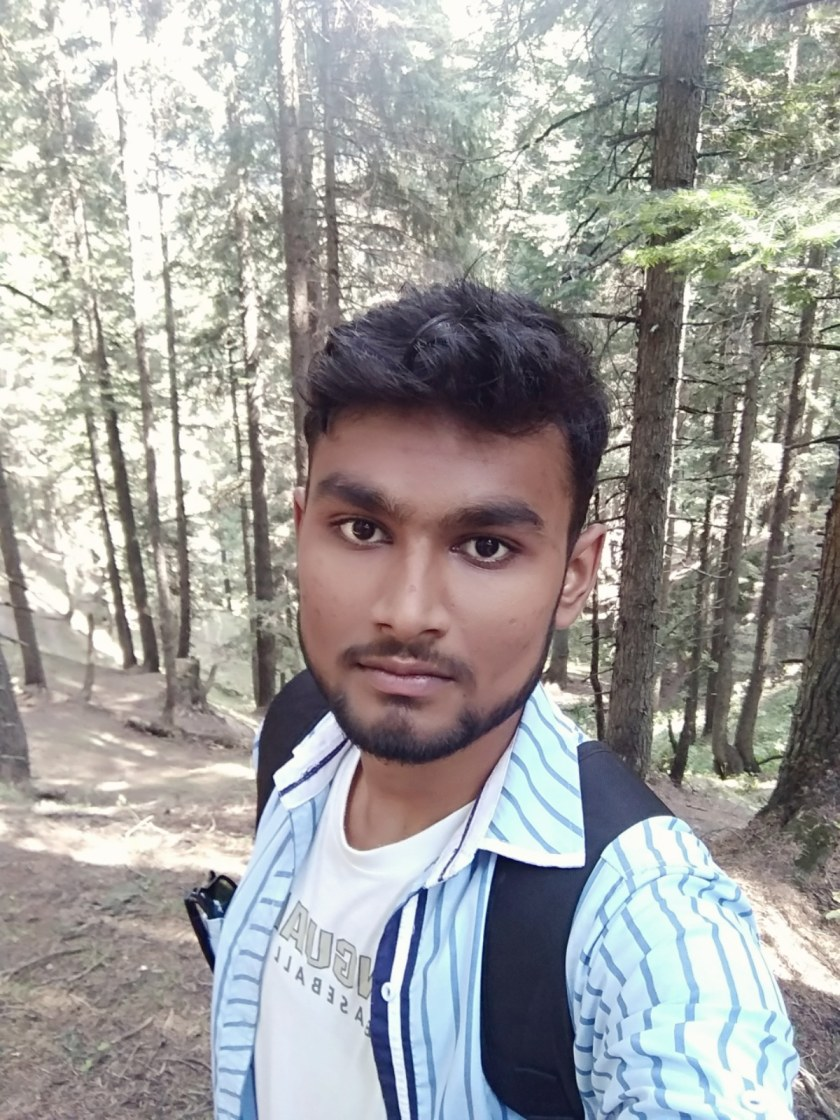
#> input picture Colab-ISR/original/saurabh.bmp, 840 x 1120 px
$ jupyter execute --allow-errors ISR.ipynb   (shell and % lines are left out)   (older library calls are emulated)
#> lines starting #> are read from the running program, lines starting #| are printed output that depends on the picture
[cell 1]
import sys
import numpy
import matplotlib
import keras
import skimage
import cv2
from keras.models import Sequential
from keras.layers import Conv2D
from keras.optimizers import Adam
from skimage.measure import compare_ssim as ssim
from matplotlib import pyplot as plt
import cv2
import numpy as np
import math
import os
print('Python: {}'.format(sys.version))
print('NumPy: {}'.format(numpy.__version__))
print('Matplotlib: {}'.format(matplotlib.__version__))
print('Scikit-Image: {}'.format(skimage.__version__))
print('Keras: {}'.format(keras.__version__))
print('OpenCV: {}'.format(cv2.__version__))
# python magic function, displays pyplot figures in the notebook

[cell 2]
# prepare degraded images by  and 2x scaling

def prepare_degraded_images(image_path, scaling_factor):

    # iterate for each files in the directory
#> called with image_path = 'original/', scaling_factor = 2
    print('Creating degraded images:\n')
    for file in os.listdir(image_path):

        # open the file
        old_img = cv2.imread(image_path + '/' + file)
#> old_img is the input picture: shape (1120, 840, 3); mean B, G, R 156.6, 158.4, 159.6

        # find old and new image dimensions
        height, width, _ = old_img.shape
#> height = 1120; width = 840
        new_height = int(height / scaling_factor)
#> new_height = 560
        new_width = int(width / scaling_factor)
#> new_width = 420

        # resize the image - down
        cropped_img = cv2.resize(old_img, (new_width, new_height), interpolation = cv2.INTER_LINEAR)

        # resize the image - up
        degraded_img = cv2.resize(cropped_img, (width, height), interpolation = cv2.INTER_LINEAR)

        #print the file name
        print('{} created'.format(file))
        # save the image
        cv2.imwrite('degraded/{}'.format(file), degraded_img)

def crop(image, scale_factor):
    temp_size = image.shape
    size = temp_size[0:2]
    size = size - np.mod(size, scale_factor)
    #resizing pixcel metrix
    image = image[0:size[0], 1:size[1]]
    return image

#remove borders
def shave(image, border):
    img = image[border: -border, border: -border]
    return img

# create the super-resolution model
def create_model():

    # define model type
    model = Sequential()

    # add model layers
    #Layer 1
    model.add(Conv2D(filters=128, kernel_size = (9, 9), kernel_initializer='glorot_uniform',
                     activation='relu', padding='valid', use_bias=True, input_shape=(None, None, 1)))
    #Layer 2
    model.add(Conv2D(filters=64, kernel_size = (3, 3), kernel_initializer='glorot_uniform',
                     activation='relu', padding='same', use_bias=True))
    #Layer 3
    model.add(Conv2D(filters=1, kernel_size = (5, 5), kernel_initializer='glorot_uniform',
                     activation='linear', padding='valid', use_bias=True))

    # optimizer
    adam = Adam(lr=0.0003)

    # compile model
    model.compile(optimizer=adam, loss='mean_squared_error', metrics=['mean_squared_error'])

    return model
# mean squared error (MSE) function definition
def mse(target_image, original_image):
    # sum of the squared difference
    squraed_diff=(target_image.astype('float') - original_image.astype('float')) ** 2
    val = np.sum(squraed_diff)

    #scale the value according to picture dimension
    val /= float(target_image.shape[0] * target_image.shape[1])

    return val

# Peak Signal to Noise Ratio(PSNR) function definition
def psnr(target_image, original_image):

    # RGB image
    target_data = target_image.astype(float)
    original_data = original_image.astype(float)

    #pixcel difference metrics
    diff = original_data - target_data
    diff = diff.flatten('C')

    rmse = math.sqrt(np.mean(diff ** 2.))

    return 20 * math.log10(255. / rmse)

# define function that combines all three image quality metrics
def compare_images(target_image, original_image):
    performence_val = []
    performence_val.append(psnr(target_image, original_image))
    performence_val.append(mse(target_image, original_image))
    performence_val.append(ssim(target_image, original_image, multichannel =True))

    return performence_val

prepare_degraded_images('original/', 2)

[cell 3]
degraded=cv2.imread('degraded/saurabh.bmp')
original=cv2.imread('original/saurabh.bmp')
fig, axs = plt.subplots(1, 2, figsize=(15, 8))
axs[0].imshow(cv2.cvtColor(original, cv2.COLOR_BGR2RGB))
axs[0].set_title('Original')
axs[1].imshow(cv2.cvtColor(degraded, cv2.COLOR_BGR2RGB))
axs[1].set_title('Degraded')
# print(degraded)
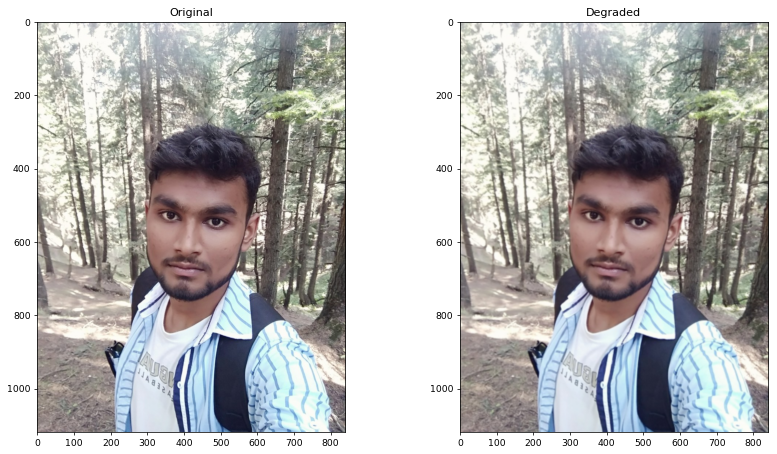
#> figure drawn by matplotlib, 2 panels
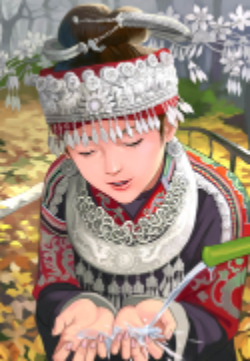
#> input picture Colab-ISR/degraded/comic.bmp, 250 x 361 px
#> further down, target_image is the input picture: shape (361, 250, 3); mean B, G, R 123, 137.8, 158.3

#> (a cell that did not finish here is left out)

#> in psnr, `diff = original_data - target_data`: diff: shape (361, 250, 3) float64; every value is 0
#> in psnr, `rmse = math.sqrt(np.mean(diff ** 2.))`: rmse = 0
    # print all three scores
    print('Image file name:{}\tMSE:{}\tPSNR:{}\tSSIM:{}\n'.format(file, performance_metrix[0], performance_metrix[1], performance_metrix[2]))

[cell 5]
# prediction function
def predict(image_path):

    # load the isr(image super resolution) model with weights
    isr = create_model()
    isr.load_weights('node_weight.h5')

    # load the degraded and reference images
    path, file = os.path.split(image_path)
    degraded = cv2.imread(image_path)
    original = cv2.imread('original/{}'.format(file))

    # preprocess the image with crop
    original = crop(original, 3)
    degraded = crop(degraded, 3)

    # convert the image to YCrCb color space because our model trained on Y channel
    temp = cv2.cvtColor(degraded, cv2.COLOR_BGR2YCrCb)

    # image slice and normalize
    X = numpy.zeros((1, temp.shape[0], temp.shape[1], 1), dtype=float)
    X[0, :, :, 0] = temp[:, :, 0].astype(float) / 255

    # perform super-resolution with isr model
    pre = isr.predict(X, batch_size=1)

    # process output
    pre *= 255
    pre[pre[:] > 255] = 255 #if pixcel value is greater than 255
    pre[pre[:] < 0] = 0 #if pixcel value is less than 0
    pre = pre.astype(np.uint8)

    # copy Y channel back to image and convert to BGR
    temp = shave(temp, 6)
    temp[:, :, 0] = pre[0, :, :, 0]
    output = cv2.cvtColor(temp, cv2.COLOR_YCrCb2BGR)

    # remove border from original and degraged image
    original = shave(original.astype(np.uint8), 6)
    degraded = shave(degraded.astype(np.uint8), 6)

    # quality metrix calculation
    perfomance_vals = []
    perfomance_vals.append(compare_images(degraded, original))
    perfomance_vals.append(compare_images(output, original))

    # return images and performance_vals
    return original, degraded, output, perfomance_vals

#> (a cell that did not finish here is left out)

#> (a cell that did not finish here is left out)


# print all scores for all images
print('Degraded Image: \nPSNR: {}\tMSE: {}\tSSIM: {}\n'.format(perfomance_vals[0][0], perfomance_vals[0][1], perfomance_vals[0][2]))
print('Reconstructed Image: \nPSNR: {}\tMSE: {}\tSSIM: {}\n'.format(perfomance_vals[1][0], perfomance_vals[1][1], perfomance_vals[1][2]))


# display images as subplots
fig, axs = plt.subplots(1, 3, figsize=(15, 8))
axs[0].imshow(cv2.cvtColor(original, cv2.COLOR_BGR2RGB))
axs[0].set_title('Original')
axs[1].imshow(cv2.cvtColor(degraded, cv2.COLOR_BGR2RGB))
axs[1].set_title('Degraded')
axs[2].imshow(cv2.cvtColor(output, cv2.COLOR_BGR2RGB))
axs[2].set_title('ISR')

# remove the x and y ticks
for ax in axs:
    ax.set_xticks([])
    ax.set_yticks([])

[cell 8]
names=()
N=0
yvals_MSE=[]
yvals_PSNR=[]
yvals_SSIM=[]
zvals_MSE=[]
zvals_PSNR=[]
zvals_SSIM=[]

print('Creating Result images:\n')
#> (the rest of this cell did not finish here and is left out)
